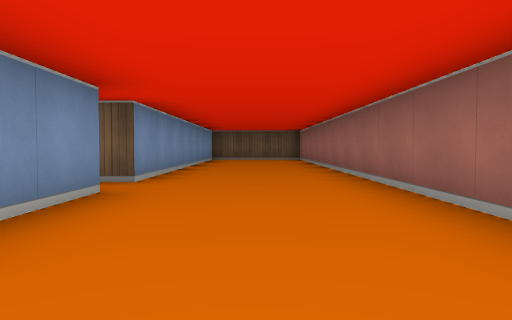
[1] (above)

13 first-person views from a walk through a cub3D level. The camera is about half as high as the walls, tilts 2° down and sees 70° across. The floor is counted in squares. Each view is taken from the middle of a square. On the plan, view 1 faces up. The plan holds only what a view shows up to about 9 squares ahead; the rest is blank.

[2]
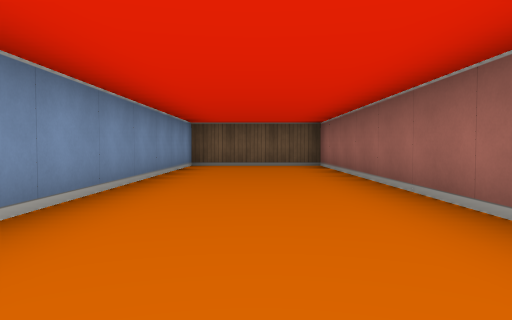

[3]
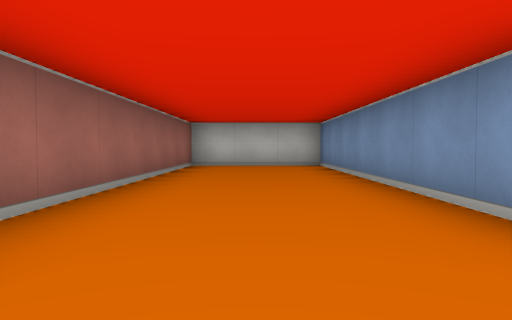

[4]
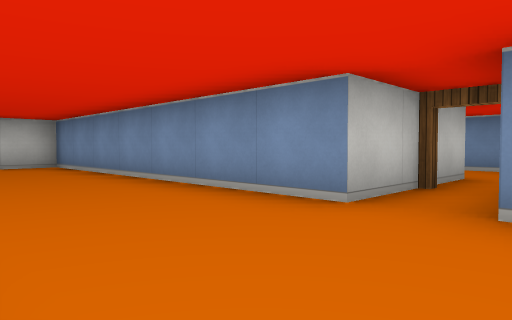

[5]
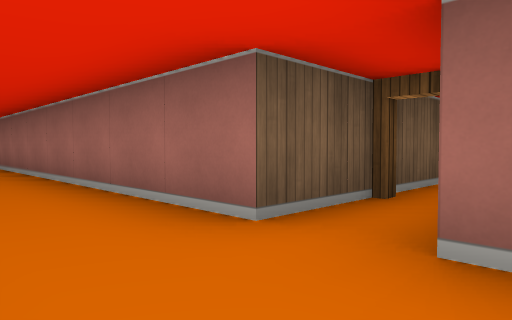

[6]
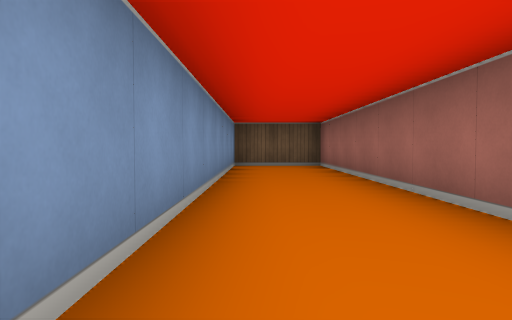

[7]
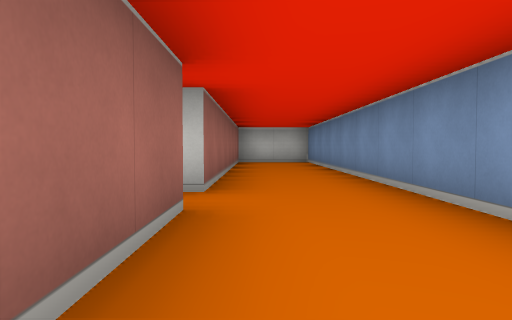

[8]
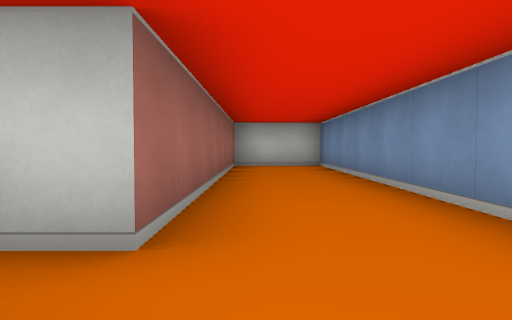

[9]
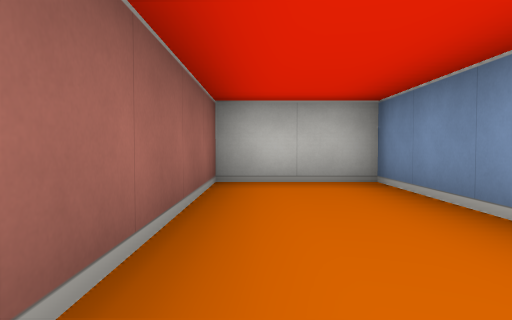

[10]
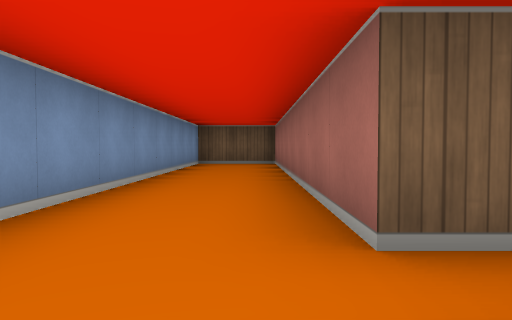

[11]
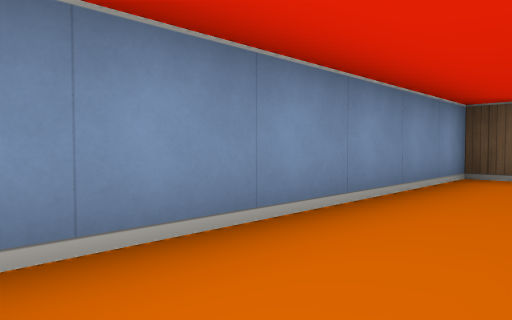

[12]
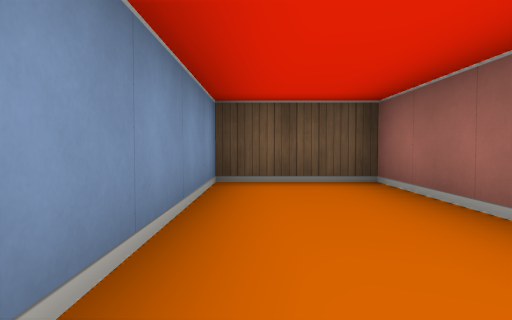

[13]
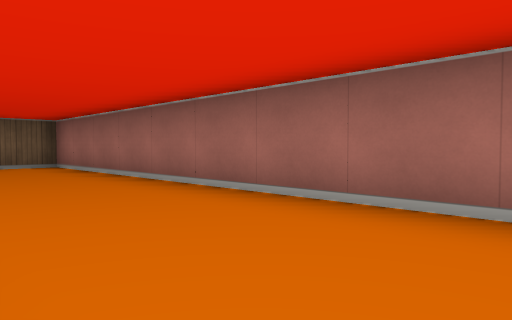

### Floor plan
Ten units are one square. View 1 is at (0, 0); x grows to the right and y downward. Boxes are objects, and circles mark ways between rooms. Rooms are numbered by the first view taken in them; rooms with no view inside come last. Other rooms are left out.
<svg viewBox="-70 -130 90 170">
<path fill="none" stroke="#000" d="M-30 -35 -15 -35 -15 35 15 35 15 -125 -15 -125 -15 -45 -30 -45M-30 -45 -45 -45 -45 -125 -65 -125 -65 35 -45 35 -45 -35 -30 -35"/>
<circle cx="-30" cy="-40" r="3" fill="#2a7"/>
<text x="0" y="-40">1</text>
<text x="-50" y="-40">2</text>
</svg>
Room 1 opens to room 2.

Where each view was taken, in squares from view 1:
view 1: 0 up, 0 right, facing up
view 2: 4 up, 0 right, facing up
view 3: 5 up, 0 right, facing down
view 4: 5 up, 1 right, facing down-left
view 5: 3 up, 6 left, facing up-right
view 6: 4 up, 6 left, facing up
view 7: 7 up, 5 left, facing down
view 8: 5 up, 5 left, facing down
view 9: 1 up, 5 left, facing down
view 10: 3 up, 5 left, facing up
view 11: 7 up, 5 left, facing up-left
view 12: 8 up, 6 left, facing up
view 13: 4 up, 1 left, facing up-right
